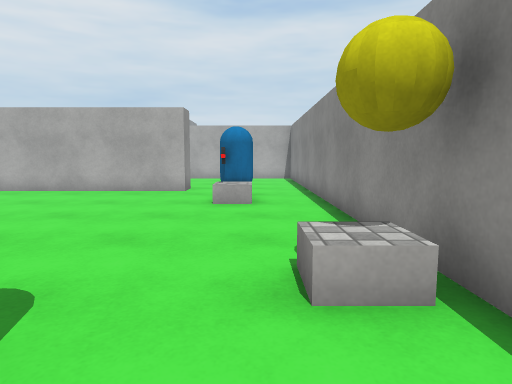
view 1 (above)

24 first-person views from a walk through a 3-D level made in the Unity game engine. The camera is 1.2 m above the floor, tilts 6° down and sees 75° across. The floor is counted in squares, 1 m on a side. Each view is taken from the middle of a square. On the plan, view 1 faces up. The plan holds only what a view shows up to about 14 squares ahead; the rest is blank. The place goes on beyond the plan. The player character is not drawn. Surface patterns are stand-ins for the level's own textures.

view 2
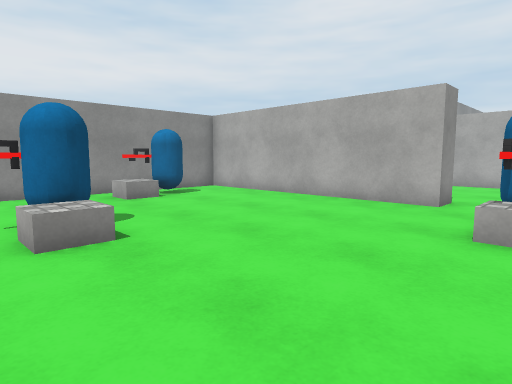

view 3
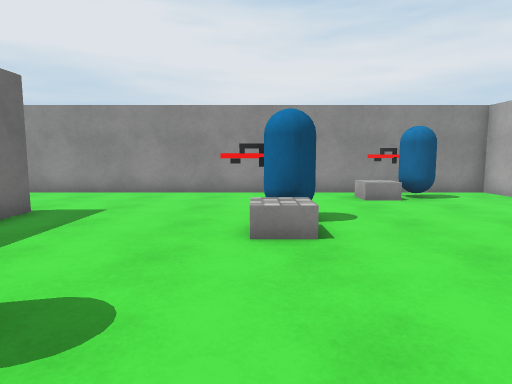

view 4
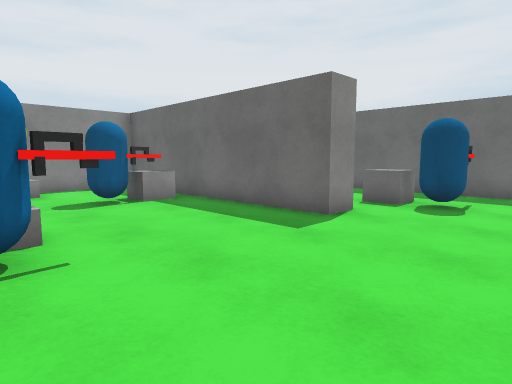

view 5
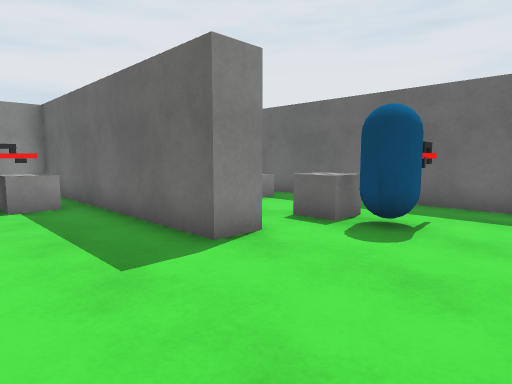

view 6
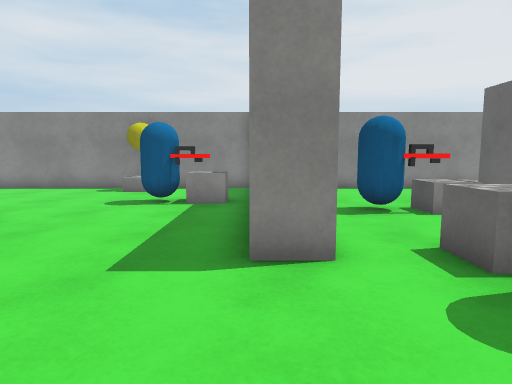

view 7
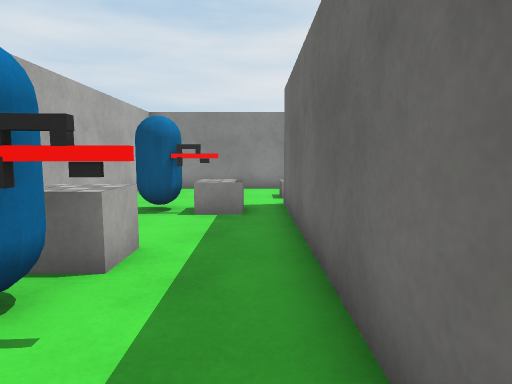

view 8
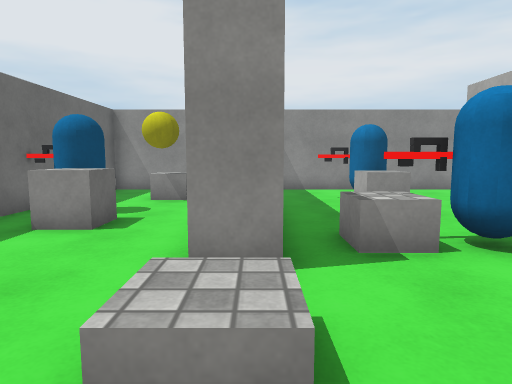

view 9
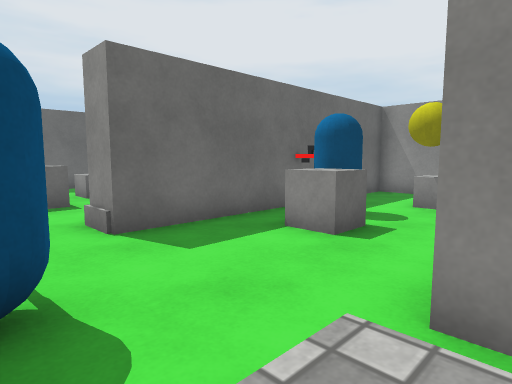

view 10
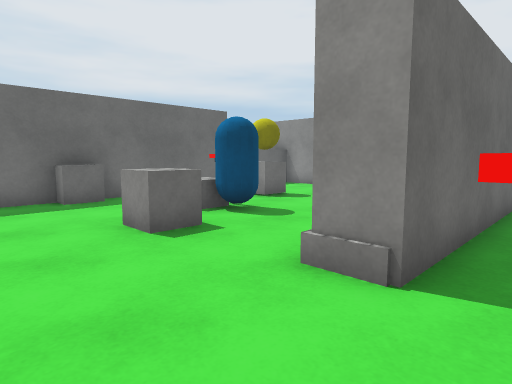

view 11
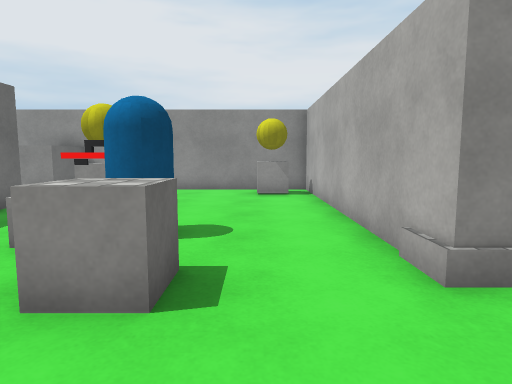

view 12
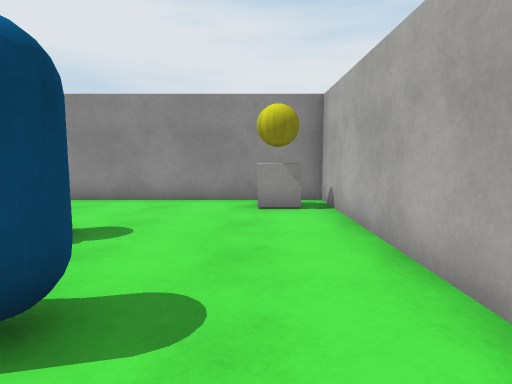

view 13
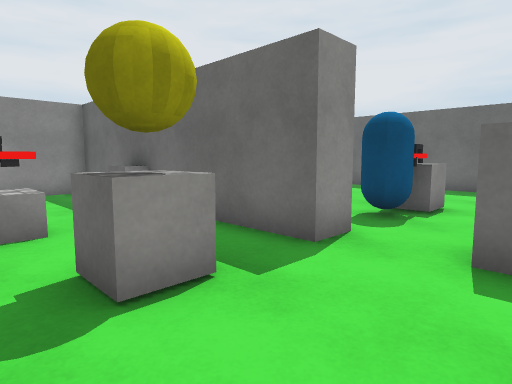

view 14
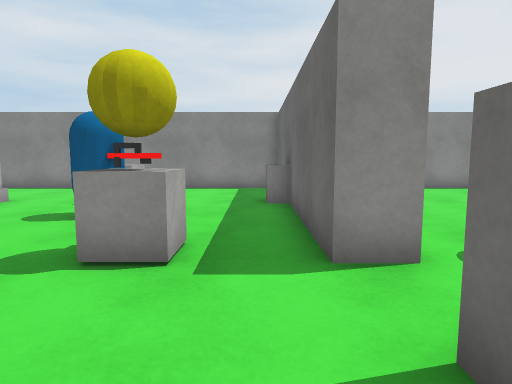

view 15
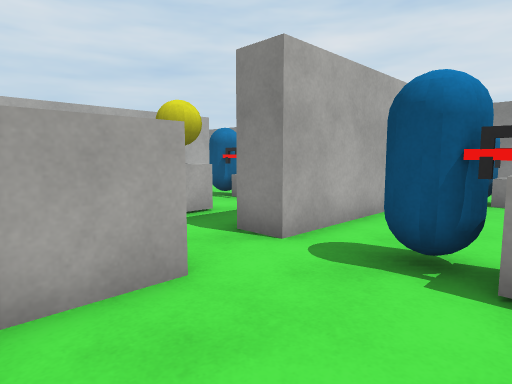

view 16
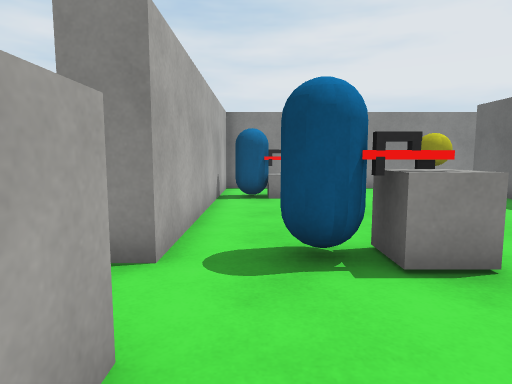

view 17
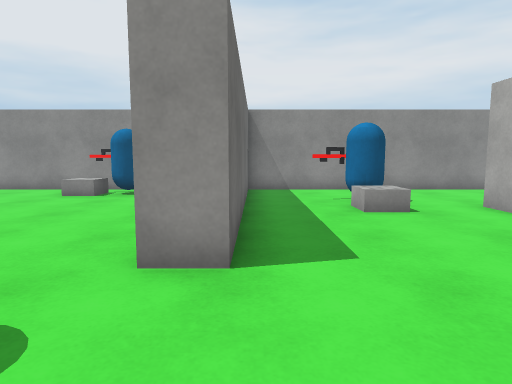

view 18
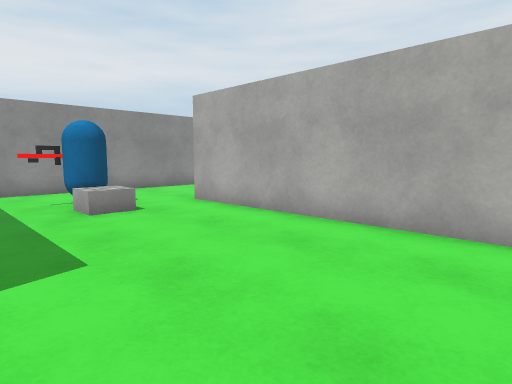

view 19
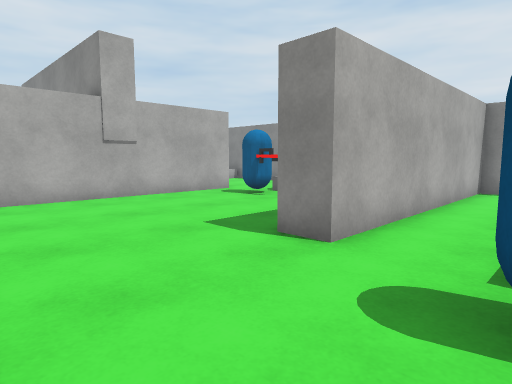

view 20
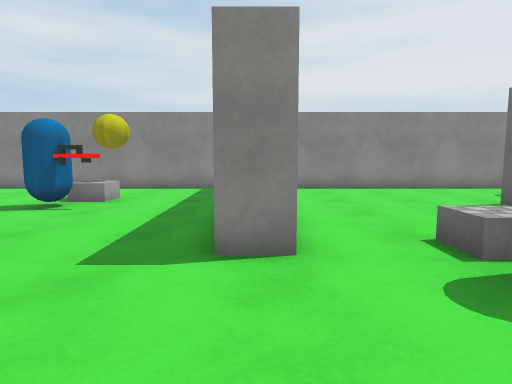

view 21
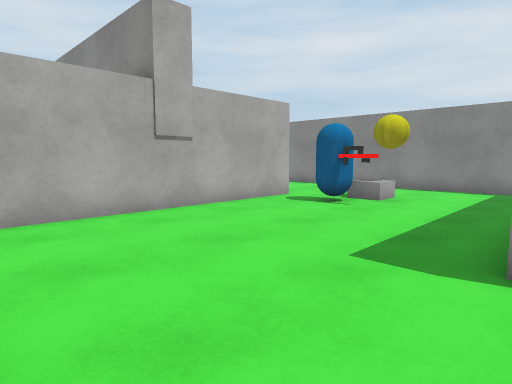

view 22
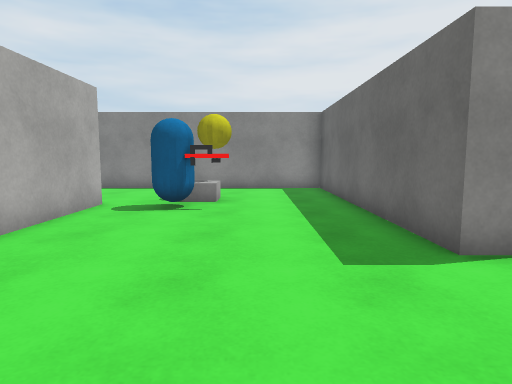

view 23
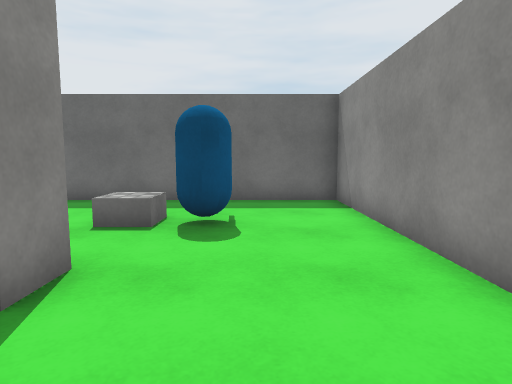

view 24
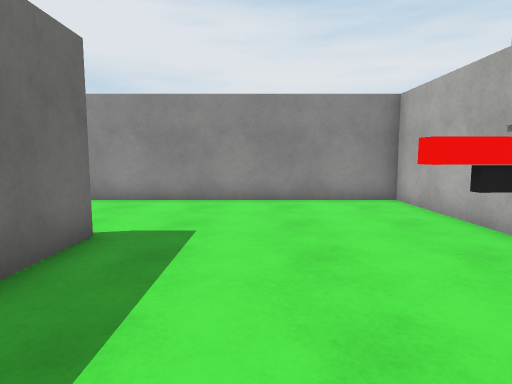

### Floor plan
Points are (right, up) in squares from view 1. A wall is a line through its corners. A room is listed if a view was taken in it or the views show most of it. See-through windows are left out.
Room 1 (views 1, 2, 3, 4, 5, 6, 7, 8, 9, 10, 11, 12, 13, 14, 17, 18, 19, 20, 21, 22, 23, 24)
walls: (-7.3, -2) (-7.3, -0.9) (1.9, -0.9) (1.9, 18.5) (-7, 18.5) (-7, 19.5) (1.9, 19.5) (1.9, 26.5); (0.4, -1.9) (-4.6, -1.9); (-10.2, -6.7) (-2.5, -6.7) (-2.5, -7.8); (-11.3, -9.5) (-11.3, -12.2) (-9.9, -12.2); (-8, -12.2) (-2, -12.2) (-2, -13.2) (-11.3, -13.2) (-11.3, -21.5); (1.9, -12.9) (1.9, -3.1); (-2.5, 25.9) (-11.3, 25.9) (-11.3, 12.7) (-2.5, 12.7) (-2.5, 11.7) (-11.3, 11.7) (-11.3, -6); (-7.3, -20.9) (1.9, -20.9) (1.9, -14.9); (-11.1, -21.2) (-9.2, -21.2)
ways out: opening at (-8.5, -21.5) to room 2
objects: other object (-10, -15) to (-10, -14); other object (-10, 8) to (-10, 9); other object (-9, -10) to (-8, -9); other object (-9, -5) to (-9, -4); other object (-8, -4) to (-7, -4); other object (-8, 15) to (-8, 16); yellow ball (-7, -19) to (-7, -18); other object (-7, -11) to (-6, -11); other object (-7, 4) to (-6, 5); other object (-5, -11) to (-5, -10); other object (-4, -18) to (-4, -17); other object (-4, -5) to (-3, -5); other object (-4, -4) to (-3, -4); other object (-3, 23) to (-3, 24); other object (-2, -21); other object (-2, -17) to (-2, -16); other object (-2, 0) to (-2, 1); other object (-2, 2); other object (-1, 9) to (0, 10); yellow ball (-1, 23); other object (0, -11) to (0, -10); yellow ball (1, 3)
Room 2 (views 15, 16)
walls: (-9.2, -21.2) (-9.2, -22.2) (-10.8, -22.2); (-11.3, -21.5) (-11.3, -23.6); (1.9, -24) (1.9, -21.9) (-7.3, -21.9) (-7.3, -20.9)
ways out: opening at (-8.5, -21.5) to room 1
objects: other object (-7, -25); other object (-7, -24); other object (-1, -24) to (-1, -23)

Where each view was taken, in squares from view 1:
view 1: 0 up, 0 right, facing up
view 2: 3 up, 0 right, facing up-left
view 3: 4 up, 0 right, facing left
view 4: 5 up, 11 left, facing down-right
view 5: 2 up, 11 left, facing down-right
view 6: 1 down, 11 left, facing right
view 7: 6 down, 11 left, facing right
view 8: 7 down, 1 right, facing left
view 9: 7 down, 0 right, facing down-left
view 10: 11 down, 1 right, facing down-left
view 11: 15 down, 1 right, facing left
view 12: 15 down, 2 left, facing left
view 13: 17 down, 10 left, facing down-right
view 14: 20 down, 11 left, facing right
view 15: 25 down, 11 left, facing up-right
view 16: 23 down, 11 left, facing right
view 17: 13 up, 1 right, facing left
view 18: 13 up, 1 right, facing up-left
view 19: 16 up, 11 left, facing up-right
view 20: 19 up, 11 left, facing right
view 21: 19 up, 11 left, facing up-right
view 22: 22 up, 11 left, facing right
view 23: 22 up, 9 left, facing down
view 24: 22 up, 2 left, facing left
